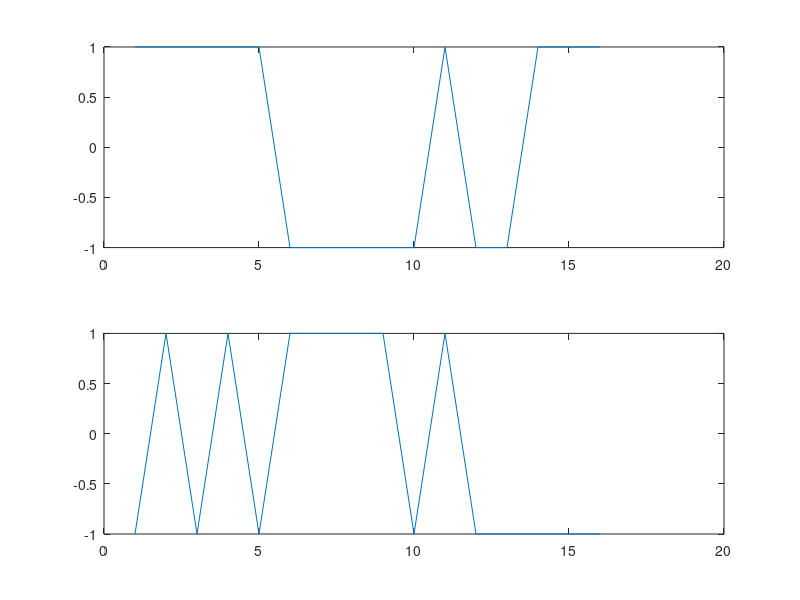
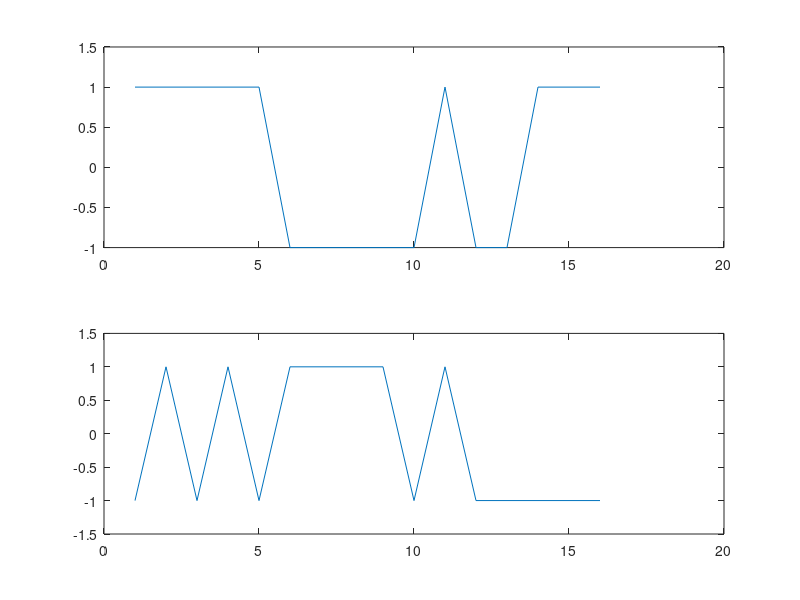
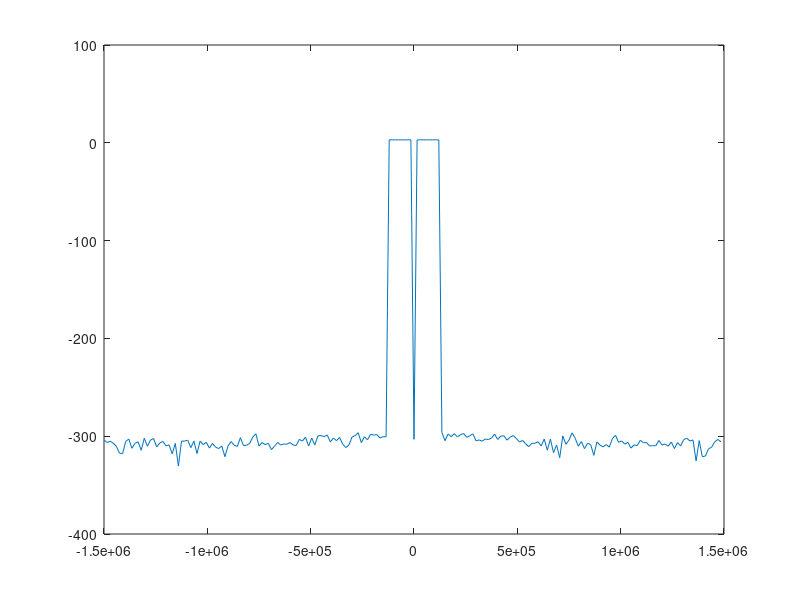
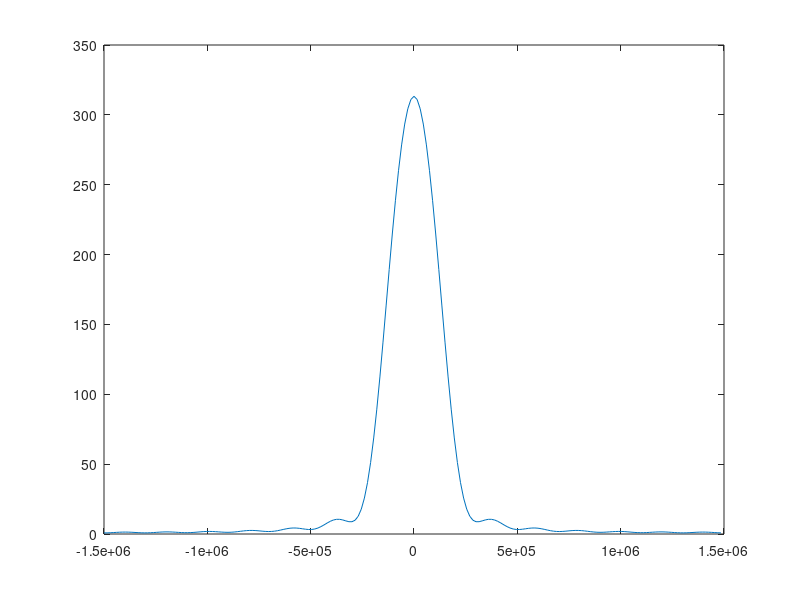

Here is the MATLAB script that generated these plots, in order:
clear;
clc;
clf;

pkg load control
pkg load signal
pkg load communications

Fiq = 3e6;
Tiq = 1/Fiq;

Nsb = 16;
Fsym = 15e3;
Tsym = 1/Fsym;
osr_sym = Fiq/Fsym;

txBits = randint(Nsb,1) + j * randint(Nsb,1);
txNRZs = 2*txBits - (1 + j);

txNRZs_up = repmat(txNRZs,1,osr_sym);

t = 0:Tiq:Tsym-Tiq;
for i = 1:Nsb
    sub(i,:) = txNRZs_up(i,:);
end

Fsc_pos = (1:floor(Nsb/2))*Fsym;
Fsc_neg = (floor(-Nsb/2):1:-1)*Fsym;
Fsc = [Fsc_neg Fsc_pos];

for i = 1:Nsb
    modOut(i,:) = sub(i,:) .* exp(j*2*pi*Fsc(i)*t);
end        

txOut = sum(modOut(1:end,:));
rxIn = txOut;

txOut_fft_db = mag2db(abs(fftshift(fft(txOut)/length(txOut))));

for i = 1:Nsb
    demodOut(i,:) = rxIn .* exp(-j*2*pi*Fsc(i)*t);
    rxNRZs(i,:) = sum(demodOut(i,:))/osr_sym;
end
%disp(txNRZs');
%disp(rxNRZs');
figure(1);subplot(2,1,1);plot(real(txNRZs));subplot(2,1,2);plot(imag(txNRZs))
figure(2);subplot(2,1,1);plot(real(rxNRZs));subplot(2,1,2);plot(imag(rxNRZs))
delta_f = Fiq/length(txOut);
f = -Fiq/2:delta_f:Fiq/2-delta_f;
figure(3);plot(f,txOut_fft_db);


f = -Fiq/2:delta_f:Fiq/2-delta_f;
r = spectral_xdf(rxIn);
figure(4);plot(r(:,1)*Fiq-Fiq/2,fftshift(r(:,2)));
